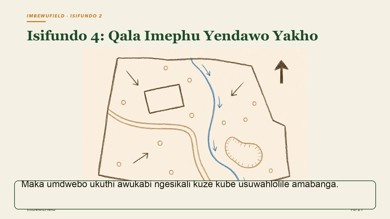
#> input picture docs/media/reading-landscape/reading-landscape-zu-390px/slide-16.jpg, 390 x 219 px, found by its file name
$ python render-vegetables-l4-decision-still.py
#> lines starting #> are read from the running program, lines starting #| are printed output that depends on the picture
#!/usr/bin/env python3
"""Render a review candidate for Vegetables L4 slide 16's decision path."""

from pathlib import Path
from PIL import Image, ImageDraw, ImageFont

ROOT = Path(__file__).resolve().parents[3]
SOURCE = ROOT / 'public/course-decks/vegetables-staples/en/slide-16.jpg'
OUTPUT = ROOT / 'docs/media/studies-animation-quality/review-candidates/vegetables-l4-slide16-decision-candidate.jpg'
WIDTH, HEIGHT = 1920, 1080
PAPER = (248, 245, 233)
CARD = (253, 251, 247)
INK = (25, 54, 39)
BODY = (44, 38, 32)
MUTED = (92, 82, 72)
GREEN = (45, 90, 39)
GOLD = (190, 119, 16)
ALERT = (247, 238, 220)
BORDER = (217, 208, 193)
REG = Path('/System/Library/Fonts/Supplemental/Arial.ttf')
BOLD = Path('/System/Library/Fonts/Supplemental/Arial Bold.ttf')


def f(size, bold=False):
    path = BOLD if bold else REG
    return ImageFont.truetype(str(path), size)


def fit_crop(source, box, size):
    crop = source.crop(box)
    crop.thumbnail(size, Image.Resampling.LANCZOS)
    return crop


def centered(draw, xy, text, face, fill):
    x, y = xy
    b = draw.textbbox((0, 0), text, font=face)
    draw.text((x - (b[2]-b[0])/2, y - (b[3]-b[1])/2 - b[1]), text, font=face, fill=fill)


def main():
    source = Image.open(SOURCE).convert('RGB')
#> source is the input picture: PIL image 390x219 RGB; mean R, G, B 238.2, 232.3, 218.2
    image = Image.new('RGB', (WIDTH, HEIGHT), PAPER)
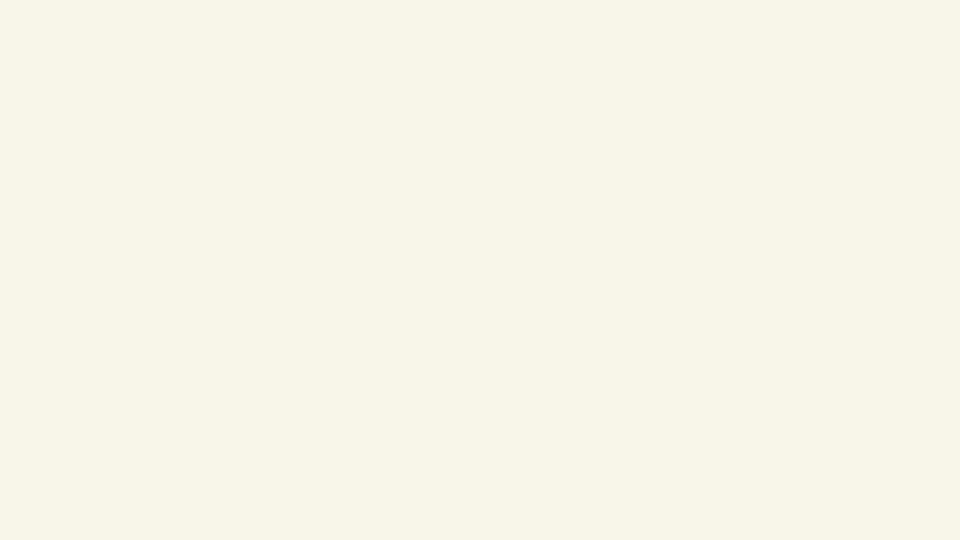
#> image: PIL image 1920x1080 RGB (shown at 1/2 size); mean R, G, B 248, 245, 233
    draw = ImageDraw.Draw(image)
    draw.text((72, 25), 'IMBEWUFIELD · MODULE 5', font=f(26, True), fill=GOLD)
    draw.rounded_rectangle((72, 66, 164, 74), radius=4, fill=GOLD)
    draw.text((72, 86), 'Treat the Cause Before the Insect', font=f(68, True), fill=GREEN)
    draw.line((72, 174, 1848, 174), fill=BORDER, width=4)
    draw.text((72, 190), 'FOUR STEPS · IN ORDER', font=f(30, True), fill=MUTED)

    cards = [
        ((72, 236, 920, 500), '1', 'OBSERVE', 'Damage pattern · leaf underside · stem · nearby plants', (480, 265, 820, 900)),
        ((1000, 236, 1848, 500), '2', 'CHECK FOR STRESS', 'Moisture · roots · spacing · nutrition · drainage', None),
        ((72, 522, 920, 786), '3', 'PROTECT', 'Beneficial insects are doing work', (915, 270, 1210, 560)),
        ((1000, 522, 1848, 786), '4', 'ONLY THEN ACT', 'Lightest thing that works · physical removal · barriers · crop care · suit the problem · monitor', (790, 570, 1440, 900)),
    ]
    for rect, number, label, detail, crop_box in cards:
        x1, y1, x2, y2 = rect
        draw.rounded_rectangle(rect, radius=22, fill=CARD, outline=BORDER, width=3)
        draw.ellipse((x1+20, y1+18, x1+78, y1+76), fill=GOLD if number == '4' else GREEN)
        centered(draw, (x1+49, y1+47), number, f(38, True), (255, 253, 246))
        label_face = f(34, True)
        draw.text((x1+98, y1+27), label, font=label_face, fill=GREEN if number != '4' else GOLD)
        if crop_box:
            tile = fit_crop(source, crop_box, (210, 170))
            image.paste(tile, (x1+25, y1+83))
        text_x = x1 + (252 if crop_box else 35)
        max_w = x2 - text_x - 28
        detail_face = f(32, True)
        words, lines, line = detail.split(), [], ''
        for word in words:
            test = f'{line} {word}'.strip()
            if line and draw.textlength(test, font=detail_face) > max_w:
                lines.append(line); line = word
            else:
                line = test
        if line: lines.append(line)
        # Reserve the bottom strip for safety; any overflow is an explicit stop.
        if len(lines) > 3:
            raise ValueError(f'{label} needs {len(lines)} detail lines in its card')
        y = y1 + 91
        for ln in lines:
            draw.text((text_x, y), ln, font=detail_face, fill=BODY)
            y += 40
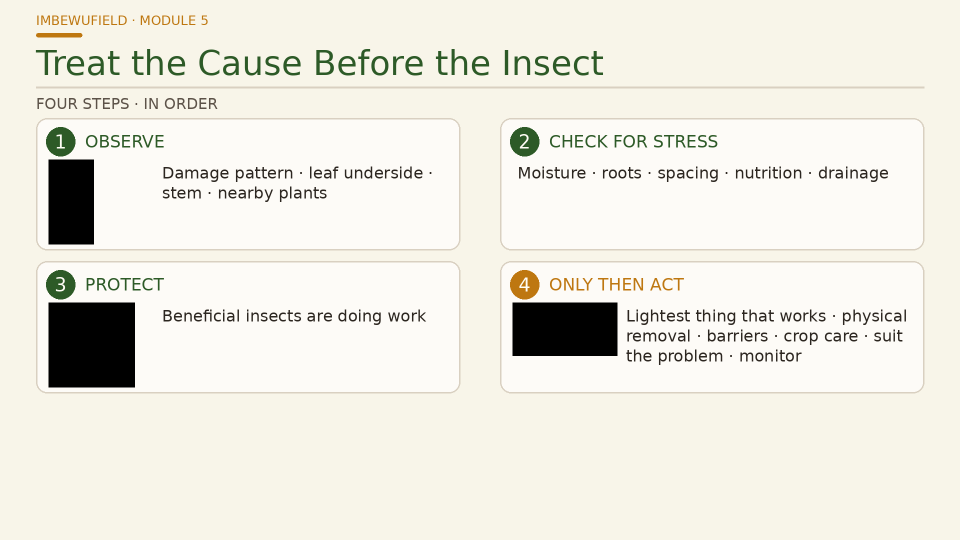
#> image: PIL image 1920x1080 RGB (shown at 1/2 size); mean R, G, B 235.9, 233.6, 224.2
#> tile: PIL image 210x107 RGB; every value is 0

    # This safety strip keeps each conditional and safeguard visible as its own line.
    draw.rounded_rectangle((72, 808, 1848, 1016), radius=22, fill=ALERT, outline=(216, 177, 104), width=4)
    draw.text((100, 824), 'ONLY IF TREATMENT IS NEEDED', font=f(34, True), fill=GOLD)
    safety = [
        'Use a product registered for this crop + pest · follow its label',
        'Check protection + harvest waiting instructions',
        'Do not improvise mixtures or stronger doses',
    ]
    sf = f(38, True)
    for i, line in enumerate(safety):
        draw.text((100, 865 + i*43), line, font=sf, fill=BODY)
    draw.text((72, 1033), 'ImbewuField · Imbewu Yohsintso', font=f(22, True), fill=MUTED)
    draw.text((1752, 1032), '16/18', font=f(24, True), fill=MUTED)
    OUTPUT.parent.mkdir(parents=True, exist_ok=True)
    image.save(OUTPUT, 'JPEG', quality=94, subsampling=0, optimize=True)
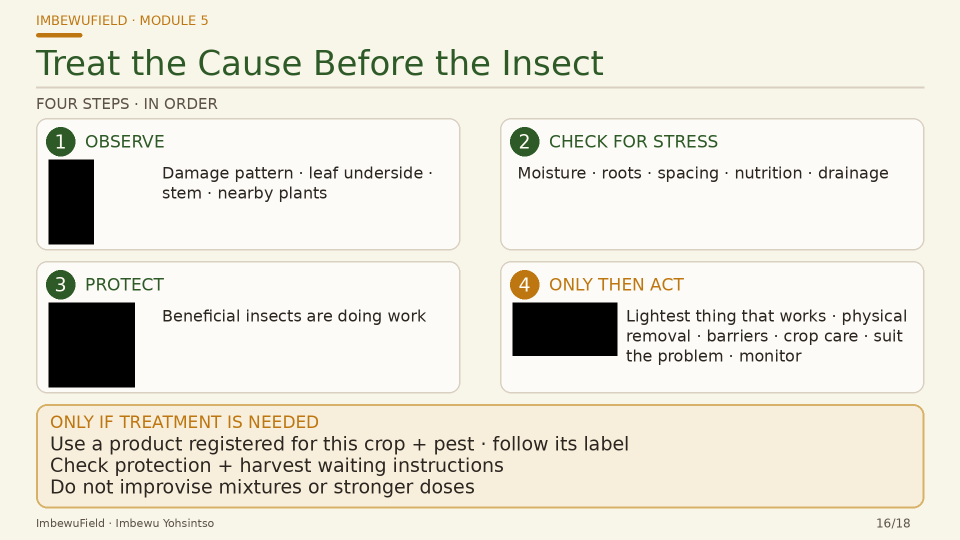
#> saved as vegetables-l4-slide16-decision-candidate.jpg: PIL image 1920x1080 RGB (shown at 1/2 size); mean R, G, B 233.1, 229.5, 218.5

if __name__ == '__main__':
    main()
